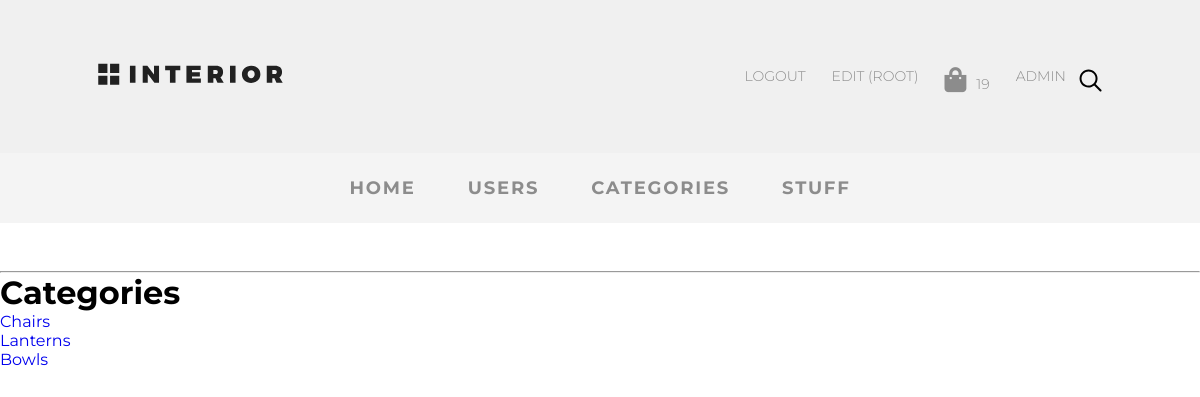
Page /adminapp/categories/index (signed in) on the committed database.
### authapp/models.py (models this page shows, shortened)
class CustomUser(AbstractUser):
    age = models.PositiveIntegerField(verbose_name='возраст', default=18)
    ava = models.ImageField(upload_to='avatars', verbose_name='аватар',)
    email = models.EmailField(verbose_name='email', blank='True')
    activation_key = models.CharField(max_length=128, blank=True)
    activation_key_expired = models.DateTimeField(default=(now() + timedelta(hours=48)))

### basketapp/models.py (models this page shows, shortened)
class Basket(models.Model):
    _price: float
    _total_qty: int
    _total_price: float
    objects = BasketQuerySet.as_manager()
    user = models.ForeignKey(settings.AUTH_USER_MODEL, on_delete=models.CASCADE, related_name='basket')
    product = models.ForeignKey(Stuff, on_delete=models.CASCADE)
    quantity = models.PositiveIntegerField(verbose_name='Quantity', default=0)
    add_datetime = models.DateTimeField(verbose_name='data', auto_now_add=True)
    @cached_property
    def get_items_cached(self):
        return self.user.basket.select_related()
    @property
    def total_qty(self):
        items = self.get_items_cached
        return sum([x.quantity for x in items])

### mainapp/models.py (models this page shows)
class Category(models.Model):
    name = models.CharField(verbose_name='Категория', max_length=30)

### adminapp/views/categories.py (the view)
# urls.py: path('categories/index', categories.index, name='categories'),
@user_passes_test(lambda u: u.is_superuser)
def index(request:HttpRequest):
    category = Category.objects.all()
    return render(request, 'adminapp/categories/index.html', {'category': category})

### mainapp/context_processors.py (called while the page is built)
def basket(request:HttpRequest):
    basket = []
    if request.user.is_authenticated:
        basket = Basket.objects.filter(user=request.user)
    return {
        'basket':basket
    }

### adminapp/templates/adminapp/categories/index.html
{% extends 'adminapp/base.html' %}
{% block content %}
<hr>
<h1>Categories</h1>
<ul>
    {% for i in category %}
    <li>
        <a href="{% url 'adminapp:categories_read' i.id %}">{{i.name}}</a>
    </li>
    {% endfor %}
</ul>
{% endblock %}

### adminapp/templates/adminapp/menu.html (shortened to what this page needs)
{% load static %}
<ul class="menu">
<li class="menu-list">
<a href="{% url 'home' %}"
class="menu-link">
</a>
</li>
    {% if user.is_authenticated %}
    <li class="menu-list">
        <a href="{% url 'auth:logout' %}" class="menu-link">
            Logout
        </a>
    </li>
    <li class="menu-list">
        <a href="{% url 'auth:edit' %}" class="menu-link">
            Edit ({{user.username}})
        </a>
    </li>
    <li class="menu-list"><a href="{%url 'basket:index'%}" class="menu-link"><i class="fas fa-shopping-bag"></i>{{basket.0.total_qty}}</li></a>
    <li class="menu-list">
        <a href="{% url 'adminapp:products' %}" class="menu-link">
            ADMIN
        </a>
    </li>
    {% else %}
    <li class="menu-list"><a href="{% url 'auth:login' %}" class="menu-link">
        Login
    </a></li>
    {% endif %}
    <li class="menu-list search"><img src="{% static 'img/search.svg' %}" alt="search"></li>
                </ul>

### static/style.css (style rules this page uses)
* { margin: 0; padding: 0; }
body { font-family: 'Montserrat', sans-serif; }
a { text-decoration: none; }
.menu { display: flex; margin-top: 57px; margin-bottom: 50px; }
.menu-list { list-style-type: none; }
.menu-link { color: #8c8c8c; font-size: 14px; font-weight: 300; text-transform: uppercase; display: block; padding: 10px 13px; }
.search { display: flex; align-items: center; }
.fa-shopping-bag { font-size:25px; margin-right:10px; }

### rows in the picture
CustomUser: username "ROOT"
Basket: user+quantity "19"
Category: name "Chairs"
Category: name "Lanterns"
Category: name "Bowls"
